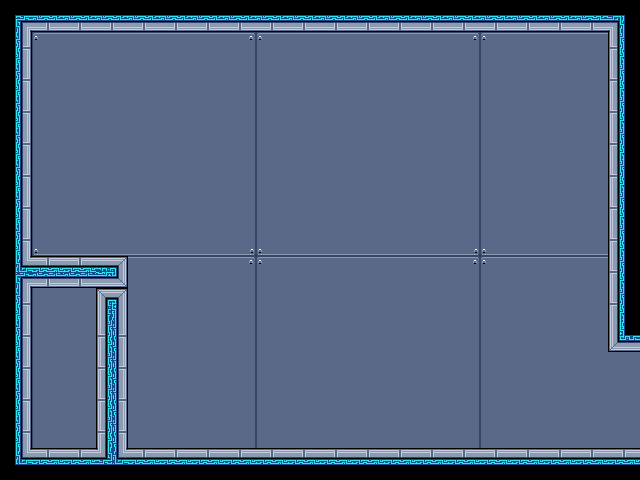

Below is a game level as drawn by its tile map, then a one-line description and the .tmx file that defines it, in full:
An orthogonal 20x15 tile map with 32x32 px tiles, 2 tile layers (bg, mg), 1 hidden layer not drawn, 2 tilesets and 9 objects (4x plantblocker, 10_start, start, Testing fire attack pickup, fire, ...).

<map version="2017.05.26" orientation="orthogonal" renderorder="right-down" width="20" height="15" tilewidth="32" tileheight="32" nextobjectid="40">
 <tileset firstgid="1" name="32blocks" tilewidth="32" tileheight="32" tilecount="10" columns="10">
  <image source="32blocks.png" width="320" height="32" />
 </tileset>
 <tileset firstgid="11" name="shipTileset" tilewidth="32" tileheight="32" tilecount="133" columns="19">
  <image source="shipTileset.png" width="608" height="224" />
 </tileset>
 <layer name="bg" width="20" height="15">
  <data encoding="csv">
0,128,126,127,128,126,127,128,126,127,128,126,127,128,126,127,128,126,127,128,
0,21,22,22,22,22,22,23,21,22,22,22,22,22,23,21,22,22,22,22,
0,40,41,41,41,41,41,42,40,41,41,41,41,41,42,40,41,41,41,41,
0,40,41,41,41,41,41,42,40,41,41,41,41,41,42,40,41,41,41,41,
0,40,41,41,41,41,41,42,40,41,41,41,41,41,42,40,41,41,41,41,
0,40,41,41,41,41,41,42,40,41,41,41,41,41,42,40,41,41,41,41,
0,40,41,41,41,41,41,42,40,41,41,41,41,41,42,40,41,41,41,41,
0,59,60,60,60,60,60,61,59,60,60,60,60,60,61,59,60,60,60,60,
0,21,22,22,22,22,22,23,21,22,22,22,22,22,23,21,22,22,22,22,
0,40,41,41,41,41,41,42,40,41,41,41,41,41,42,40,41,41,41,41,
0,40,41,41,41,41,41,42,40,41,41,41,41,41,42,40,41,41,41,41,
0,40,41,41,41,41,41,42,40,41,41,41,41,41,42,40,41,41,41,41,
0,40,41,41,41,41,41,42,40,41,41,41,41,41,42,40,41,41,41,41,
0,40,41,41,41,41,41,42,40,41,41,41,41,41,42,40,41,41,41,41,
0,59,60,60,60,60,60,61,59,60,60,60,60,60,61,59,60,60,60,60
</data>
 </layer>
 <layer name="mg" width="20" height="15">
  <data encoding="csv">
94,51,51,51,51,51,51,51,51,51,51,51,51,51,51,51,51,51,51,95,
33,0,0,0,0,0,0,0,0,0,0,0,0,0,0,0,0,0,0,31,
33,0,0,0,0,0,0,0,0,0,0,0,0,0,0,0,0,0,0,31,
33,0,0,0,0,0,0,0,0,0,0,0,0,0,0,0,0,0,0,31,
33,0,0,0,0,0,0,0,0,0,0,0,0,0,0,0,0,0,0,31,
33,0,0,0,0,0,0,0,0,0,0,0,0,0,0,0,0,0,0,31,
33,0,0,0,0,0,0,0,0,0,0,0,0,0,0,0,0,0,0,31,
33,0,0,0,0,0,0,0,0,0,0,0,0,0,0,0,0,0,0,31,
71,70,70,89,0,0,0,0,0,0,0,0,0,0,0,0,0,0,0,31,
33,0,0,69,0,0,0,0,0,0,0,0,0,0,0,0,0,0,0,31,
33,0,0,68,0,0,0,0,0,0,0,0,0,0,0,0,0,0,0,50,
33,0,0,68,0,0,0,0,0,0,0,0,0,0,0,0,0,0,0,0,
33,0,0,68,0,0,0,0,0,0,0,0,0,0,0,0,0,0,0,0,
33,0,0,68,0,0,0,0,0,0,0,0,0,0,0,0,0,0,0,0,
113,13,13,74,13,13,13,13,13,13,13,13,13,13,13,13,13,13,13,13
</data>
 </layer>
 <layer name="collision" width="20" height="15" visible="0" opacity="0.29">
  <data encoding="csv">
2,2,2,2,2,2,2,2,2,2,2,2,2,2,2,2,2,2,2,2,
2,0,0,0,0,0,0,0,0,0,0,0,0,0,0,0,0,0,0,2,
2,0,0,0,0,0,0,0,0,0,0,0,0,0,0,0,0,0,0,2,
2,0,0,0,0,0,0,0,0,0,0,0,0,0,0,0,0,0,0,2,
2,0,0,0,0,0,0,0,0,0,0,0,0,0,0,0,0,0,0,2,
2,0,0,0,0,0,0,0,0,0,0,0,0,0,0,0,0,0,0,2,
2,0,0,0,0,0,0,0,0,0,0,0,0,0,0,0,0,0,0,2,
2,0,0,0,0,0,0,0,0,0,0,0,0,0,0,0,0,0,0,2,
2,2,2,2,0,0,0,0,0,0,0,0,0,0,0,0,0,0,0,2,
2,2,2,2,0,0,0,0,0,0,0,0,0,0,0,0,0,0,0,2,
2,2,2,2,0,0,0,0,0,0,0,0,0,0,0,0,0,0,0,2,
2,2,2,2,0,0,0,0,0,0,0,0,0,0,0,0,0,0,0,0,
2,2,2,2,0,0,0,0,0,0,0,0,0,0,0,0,0,0,0,0,
2,2,2,2,0,0,0,0,0,0,0,0,0,0,0,0,0,0,0,0,
2,2,2,2,2,2,2,2,2,2,2,2,2,2,2,2,2,2,2,2
</data>
 </layer>
 <objectgroup name="Object Layer 1">
  <object id="24" name="travel" type="10_start" x="625.333" y="355.333" width="9.33333" height="90" />
  <object id="32" name="d" type="start" x="43.3333" y="203.333" width="12.6667" height="13.3333" />
  <object id="33" name="message" type="Testing fire attack pickup" x="28" y="128" width="109.333" height="143.333" />
  <object id="34" name="enemy" type="fire" x="396" y="392" width="15" height="13" />
  <object id="35" name="enemy" type="plantblocker" x="592.5" y="429.5" width="15" height="13" />
  <object id="36" name="enemy" type="plantblocker" x="597.5" y="354.5" width="15" height="13" />
  <object id="37" name="enemy" type="plantblocker" x="599.5" y="403.5" width="15" height="13" />
  <object id="38" name="enemy" type="plantblocker" x="597.5" y="378.5" width="15" height="13" />
  <object id="39" name="message" type="These enemies can only be killed by fire.  Press Q or E to change weapons." x="313" y="326" width="227" height="123" />
 </objectgroup>
</map>
